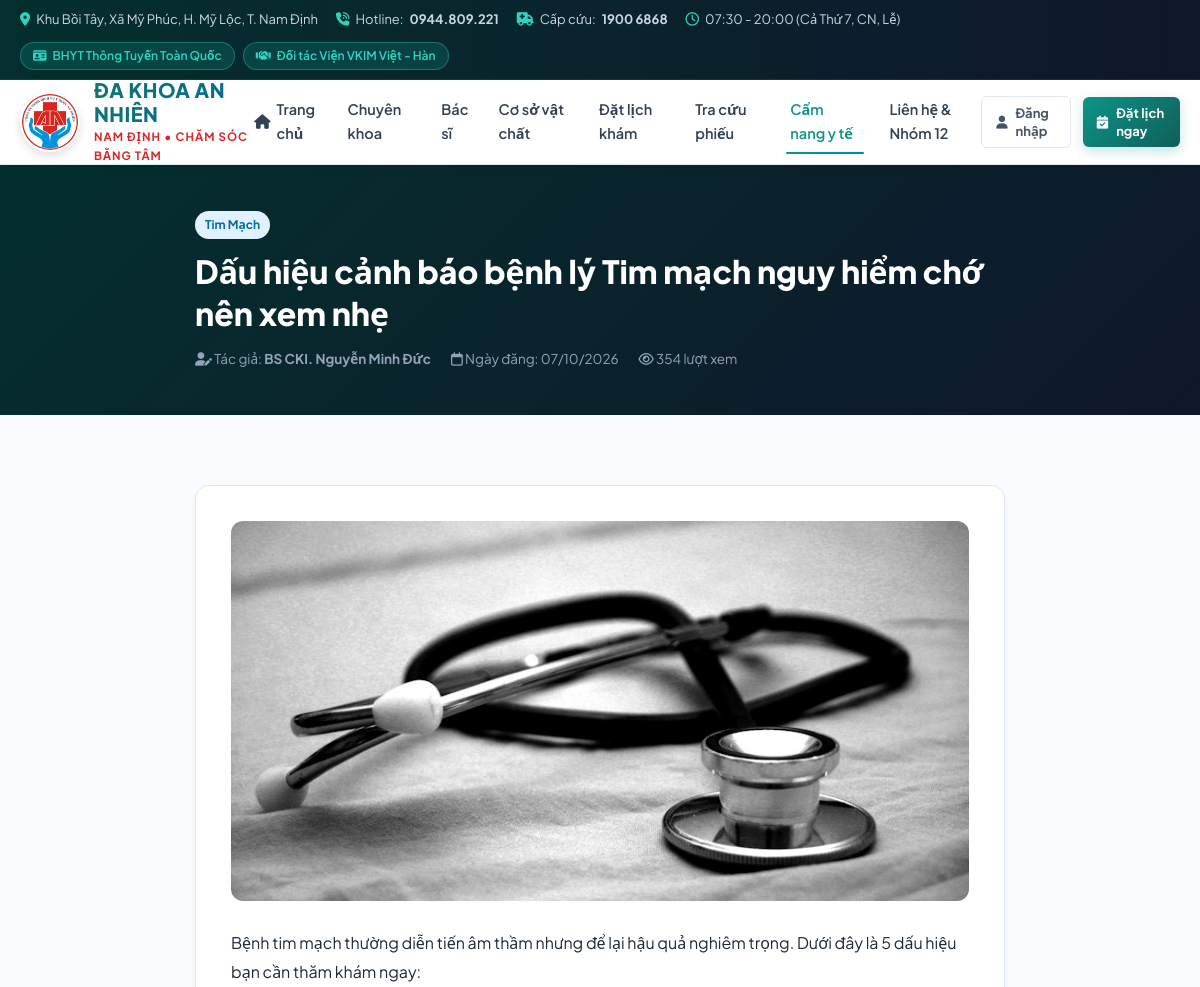
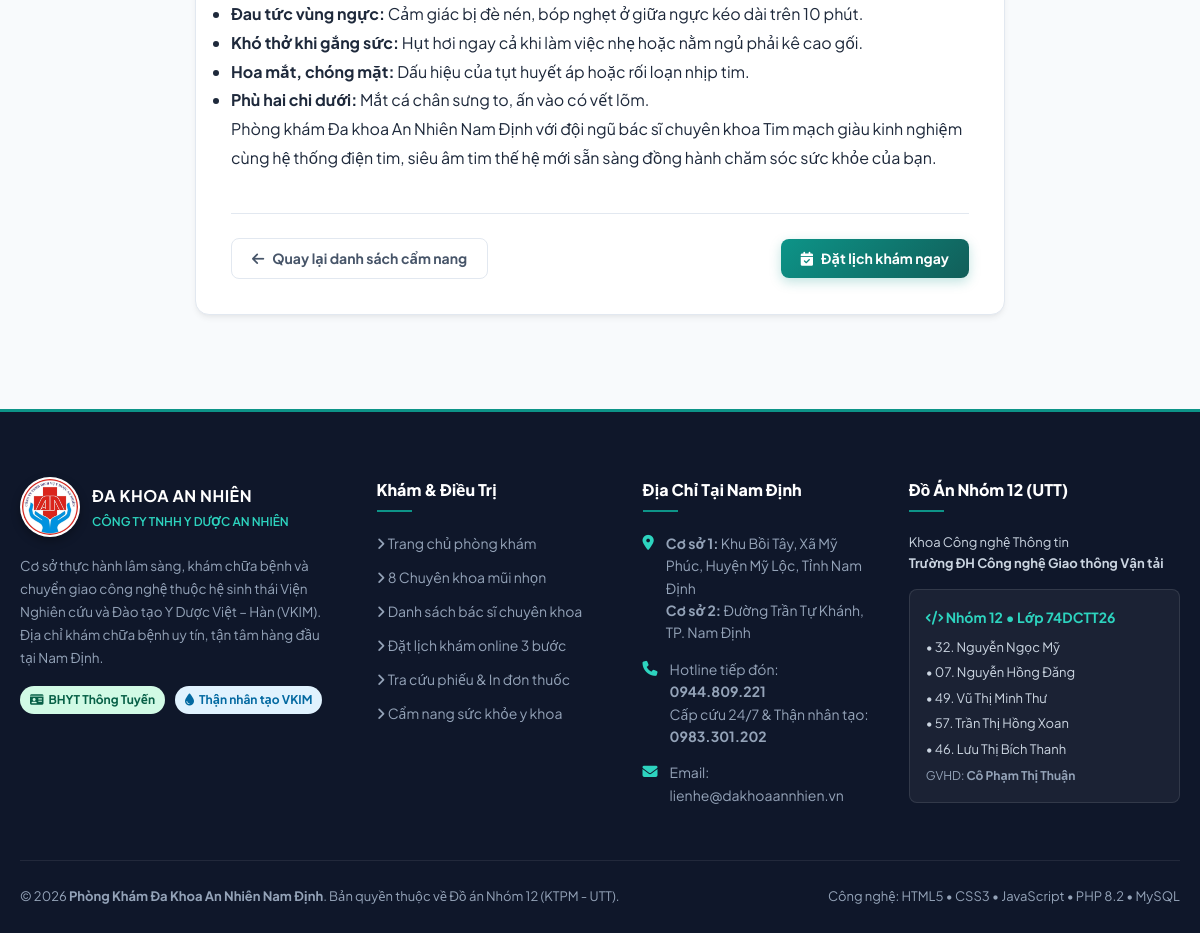
The app's page /cam-nang-chi-tiet.php?id=1 with its own data (2 pictures, top to bottom).
### tables this page shows
CREATE TABLE `posts` (
  `id` int NOT NULL AUTO_INCREMENT,
  `title` varchar(255) NOT NULL,
  `slug` varchar(255) NOT NULL,
  `summary` text,
  `content` longtext NOT NULL,
  `author_name` varchar(100) DEFAULT 'Ban Biên Tập Y Khoa An Nhiên',
  `image_url` varchar(255) DEFAULT NULL,
  `category` varchar(50) DEFAULT 'Cẩm nang sức khỏe',
  `views` int DEFAULT '0',
  `created_at` timestamp NULL DEFAULT CURRENT_TIMESTAMP,
  PRIMARY KEY (`id`),
  UNIQUE KEY `slug` (`slug`)
);

### includes/functions.php (called while the page is built, shortened)
<?php
function formatDate($dateStr) {
    $d = new DateTime($dateStr);
    return $d->format('d/m/Y');
}

### cam-nang-chi-tiet.php (the view, shortened to what this page needs)
<?php
$postId = filter_input(INPUT_GET, 'id', FILTER_VALIDATE_INT);
require_once __DIR__ . '/includes/db.php';
$stmt = $pdo->prepare("SELECT * FROM posts WHERE id = ?");
$stmt->execute([$postId]);
$post = $stmt->fetch();
require_once __DIR__ . '/includes/header.php';
?>
<div style="background:linear-gradient(135deg, #042F2E 0%, #0F172A 100%);color:#FFF;padding:45px 0;">
    <div class="container" style="max-width:850px;">
        <span class="badge badge-info" style="margin-bottom:12px;"><?= htmlspecialchars($post['category']) ?></span>
        <h1 style="font-size:32px;font-weight:800;line-height:1.3;margin-bottom:14px;"><?= htmlspecialchars($post['title']) ?></h1>
        <div style="display:flex;gap:20px;font-size:13.5px;color:#94A3B8;">
            <span><i class="fa-solid fa-user-pen"></i> Tác giả: <strong><?= htmlspecialchars($post['author_name']) ?></strong></span>
            <span><i class="fa-regular fa-calendar"></i> Ngày đăng: <?= formatDate($post['created_at']) ?></span>
            <span><i class="fa-regular fa-eye"></i> <?= $post['views'] + 1 ?> lượt xem</span>
        </div>
    </div>
</div>
<section class="section">
    <div class="container" style="max-width:850px;">
        <div class="card" style="padding:35px;">
            <img src="<?= BASE_URL ?>/<?= htmlspecialchars($post['image_url']) ?>" alt="<?= htmlspecialchars($post['title']) ?>" style="width:100%;height:380px;object-fit:cover;border-radius:12px;margin-bottom:28px;">
            <div style="font-size:16px;line-height:1.8;color:#1E293B;" class="post-content">
                <?= $post['content'] ?>
            </div>
            <div style="margin-top:40px;padding-top:24px;border-top:1px solid #E2E8F0;display:flex;justify-content:space-between;align-items:center;">
                <a href="<?= BASE_URL ?>/cam-nang.php" class="btn btn-outline">
                    <i class="fa-solid fa-arrow-left"></i> Quay lại danh sách cẩm nang
                </a>
                <a href="<?= BASE_URL ?>/dat-lich.php" class="btn btn-primary">
                    <i class="fa-solid fa-calendar-check"></i> Đặt lịch khám ngay
                </a>
            </div>
        </div>
    </div>
</section>
<?php require_once __DIR__ . '/includes/footer.php'; ?>

### assets/css/style.css (style rules this page uses)
:root { --primary: #0D9488; --primary-dark: #0F766E; --primary-deep: #115E59; --primary-light: #F0FDFA; --primary-border: #99F6E4; --primary-glow: rgba(13, 148, 136, 0.25); --secondary: #0284C7; --secondary-dark: #0369A1; --secondary-light: #F0F9FF; --accent-red: #DC2626; --accent-red-light: #FEF2F2; --accent-green: #10B981; --warning: #F59E0B; --danger: #EF4444; --info: #3B82F6; --navy-dark: #0F172A; --navy-card: #1E293B; --text-main: #1E293B; --text-muted: #64748B; --text-light: #94A3B8; --bg-body: #F8FAFC; --bg-card: #FFFFFF; --border-color: #E2E8F0; --border-light: #F1F5F9; --shadow-sm: 0 1px 3px rgba(0, 0, 0, 0.05); --shadow: 0 4px 6px -1px rgba(0, 0, 0, 0.06), 0 2px 4px -2px rgba(0, 0, 0, 0.04); --shadow-md: 0 10px 15px -3px rgba(0, 0, 0, 0.08), 0 4px 6px -4px rgba(0, 0, 0, 0.03); --shadow-lg: 0 20px 25px -5px rgba(0, 0, 0, 0.09), 0 8px 10px -6px rgba(0, 0, 0, 0.04); --shadow-glow: 0 0 20px rgba(13, 148, 136, 0.25); --radius-sm: 8px; --radius: 14px; --radius-lg: 20px; --radius-full: 9999px; --transition: all 0.28s cubic-bezier(0.4, 0, 0.2, 1); }
* { margin: 0; padding: 0; box-sizing: border-box; }
body { font-family: 'Plus Jakarta Sans', 'Inter', system-ui, -apple-system, BlinkMacSystemFont, sans-serif; color: var(--text-main); background-color: var(--bg-body); line-height: 1.65; -webkit-font-smoothing: antialiased; }
a { color: var(--primary); text-decoration: none; transition: var(--transition); }
img { max-width: 100%; height: auto; display: block; }
.container { width: 100%; max-width: 1240px; margin: 0 auto; padding: 0 20px; }
.btn { display: inline-flex; align-items: center; justify-content: center; gap: 8px; padding: 10px 20px; border-radius: var(--radius-sm); font-size: 14px; font-weight: 700; border: none; cursor: pointer; transition: var(--transition); text-decoration: none; line-height: 1.4; }
.btn-primary { background: linear-gradient(135deg, var(--primary) 0%, var(--primary-deep) 100%); color: #FFFFFF; box-shadow: 0 4px 12px var(--primary-glow); }
.btn-outline { background: transparent; border: 1.5px solid var(--border-color); color: #475569; }
.badge { display: inline-flex; align-items: center; gap: 5px; padding: 4px 10px; font-size: 12px; font-weight: 700; border-radius: var(--radius-full); white-space: nowrap; }
.badge-info { background: #E0F2FE; color: #0369A1; }
.section { padding: 70px 0; }
.card { background: #FFFFFF; border-radius: var(--radius); border: 1px solid var(--border-color); box-shadow: var(--shadow); margin-bottom: 24px; }

### records on screen
posts: category "Tim Mạch", title "Dấu hiệu cảnh báo bệnh lý Tim mạch nguy hiểm chớ nên xem nhẹ", author_name "BS CKI. Nguyễn Minh Đức", created_at "07/10/2026", $post['views'] + 1 "354", image_url (picture), content "Bệnh tim mạch thường diễn tiến âm thầm nhưng để lại hậu quả nghiêm trọng. Dưới đây là 5 dấu hiệu bạn cần thăm khám ngay: Đau tức vùng ngực: Cảm giác bị đè nén, bóp nghẹt ở giữa ngực kéo dài trên 10 phút. Khó thở khi gắng sức: Hụt hơi ngay cả khi làm việc nhẹ hoặc nằm ngủ phải kê cao gối. Hoa mắt, chóng mặt: Dấu hiệu của tụt huyết áp hoặc rối loạn nhịp tim. Phù hai chi dưới: Mắt cá chân sưng to, ấn vào có vết lõm. Phòng khám Đa khoa An Nhiên Nam Định với đội ngũ bác sĩ chuyên khoa Tim mạch giàu kinh nghiệm cùng hệ thống điện tim, siêu âm tim thế hệ mới sẵn sàng đồng hành chăm sóc sức khỏe của bạn."
